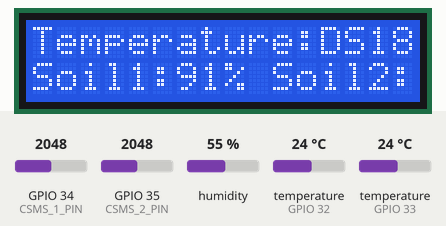
Bench run of a sketch on a simulated ESP32. On the bench: 16×2 character LCD. The inputs (shaded band) are chosen by the test bench; at power-on: GPIO 34 (CSMS_1_PIN) = 2048, GPIO 35 (CSMS_2_PIN) = 2048, humidity 55 %, temperature (sensors on GPIO 32, GPIO 33) 24 °C.

Above: at 3.2 s.
3.3 s: GPIO 34 (CSMS_1_PIN) set to 2866
At 4.6 s:
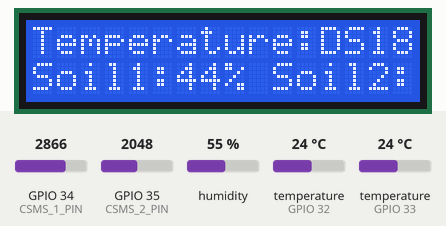
5.6 s: GPIO 34 (CSMS_1_PIN) set to 3972
At 7.0 s:
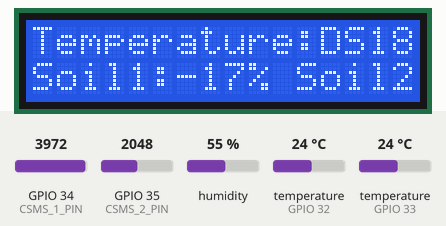
7.7 s: GPIO 34 (CSMS_1_PIN) set to 1228
At 9.4 s:
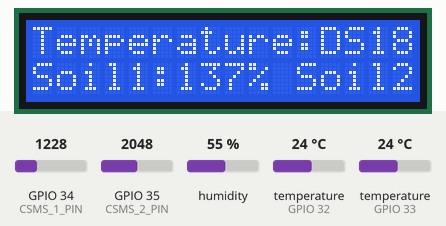
Timing chart, 0 to 10.9 s (numbered marks = the images above; inputs shaded):
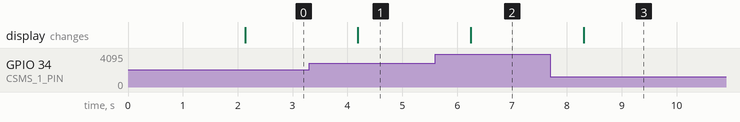

Measured:
- after the input at 3.3 s, the display: changes after 0.89 s (image 1)
- after the input at 5.6 s, the display: changes after 0.65 s (image 2)
- after the input at 7.7 s, the display: changes after 0.61 s (image 3)

The sketch:

posledno.ino
```cpp
#include <OneWire.h>
#include <DallasTemperature.h>
#include <DHT.h>
#include <LiquidCrystal.h>

#define DS18B20_1_PIN 32
#define CSMS_1_PIN 34
#define CSMS_2_PIN 35
#define DHT11PIN 33

#define AirValue 3655
#define WaterValue 1890

DHT dht(DHT11PIN, DHT11);
OneWire oneWire(DS18B20_1_PIN);
DallasTemperature ds18b20_sensors(&oneWire);
LiquidCrystal lcd(19, 23, 18, 17, 16, 15);

int ds18b20_count = 0;
float lastHumidity = -1;
int lastSoil1 = -1;
int lastSoil2 = -1;
String tempReadings="";
String lastTempReadings = "";


void setup() {
  Serial.begin(9600);
  lcd.begin(16, 2);
  delay(2000);
  dht.begin();
  ds18b20_count = ds18b20_sensors.getDeviceCount();
  ds18b20_sensors.begin();
}

void loop() {
  float temperature = getTemperature();
  float humidity = dht.readHumidity();
  int soil1 = map(analogRead(CSMS_1_PIN), AirValue, WaterValue, 0, 100);
  int soil2 = map(analogRead(CSMS_2_PIN), WaterValue, AirValue, 0, 100);

  if (humidity != lastHumidity || soil1 != lastSoil1 || soil2 != lastSoil2 || lastTempReadings != tempReadings) {
    displayHumiditySoil(temperature, humidity, soil1, soil2);
    lastHumidity = humidity;
    lastSoil1 = soil1;
    lastSoil2 = soil2;
    lastTempReadings = tempReadings;
  }

  delay(2000);
}

float getTemperature() {
  tempReadings = "";
  for (int i = 0; i < ds18b20_count; i++) {
    int temperature = ds18b20_sensors.getTempCByIndex(i);
    tempReadings += "DS18B20_";
    tempReadings += i;
    tempReadings += ": ";
    tempReadings += temperature;
  }
  return ds18b20_sensors.getTempCByIndex(0);
}

void displayHumiditySoil(float temperature, float humidity, int soil1, int soil2) {
  lcd.clear();
  lcd.setCursor(0, 0);
  lcd.print("Temperature:");
  lcd.print(tempReadings);
  lcd.print("C");
  lcd.print(" Humidity:");
  lcd.print(humidity);
  lcd.print("%");
   lcd.setCursor(0, 1);
  lcd.print("Soil1:");
  lcd.print(soil1);
  lcd.print("% Soil2:");
  lcd.print(soil2);
}

void scrollDisplayLeft() {
  for (int i = 0; i < 16; i++) {
    lcd.scrollDisplayLeft();
    delay(10);
  }
}
```
